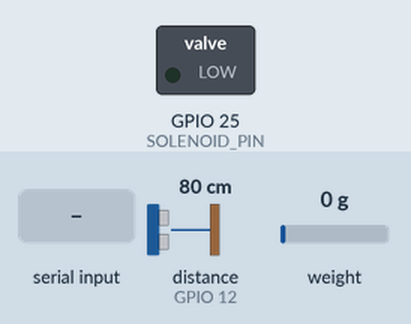
Simulated run of this sketch. Board: ESP32. Shown: switched loads named in the sketch (green lamp = pin HIGH). Wiring (inferred from the names in the program): ultrasonic range finder: trigger GPIO 13; echo GPIO 12. The inputs (shaded band) are chosen by the test bench; at power-on: distance to the obstacle (sensor on GPIO 12) 80 cm, weight on the scale 0 g. The echo pulse lasts 58.3 µs per cm; pins used as bus, display or sensor lines are not drawn; what the sketch prints to the serial monitor is not drawn.

Above: at 3.2 s.
3.3 s: "DISPENSE:\n" received over the second serial link
At 4.7 s:
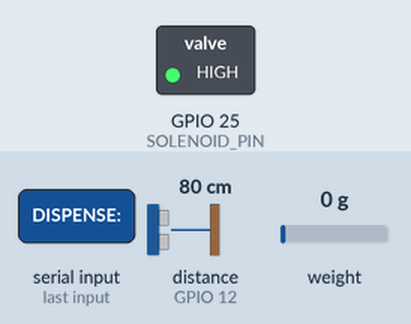
6.3 s: "DISPENSE:90\n" received over the second serial link
At 8.2 s:
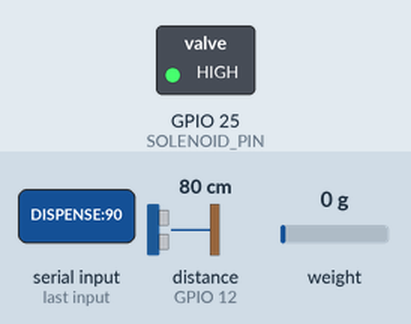
8.8 s: "STOP\n" received over the second serial link
At 9.5 s:
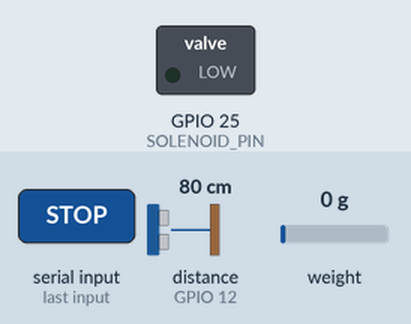
Timing chart, 0 to 11.8 s (numbered marks = the images above; inputs shaded):
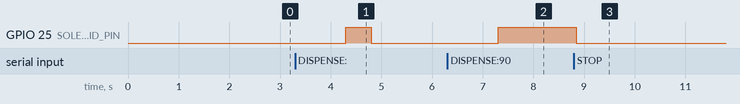

Measured:
- after the input at 3.3 s, GPIO 25 (SOLENOID_PIN): LOW → HIGH after 1.0 s, → LOW 0.50 s later
- after the input at 6.3 s, GPIO 25 (SOLENOID_PIN): LOW → HIGH after 1.0 s
- after the input at 8.8 s, GPIO 25 (SOLENOID_PIN): HIGH → LOW after 0.05 s

The sketch:

ration_kiosk_esp32.ino
```cpp
// ============================================================
//  SMART RATION KIOSK — ESP32 FIRMWARE
//  File: ration_kiosk_esp32.ino
//  IDE: Arduino IDE 2.x
//  Board: ESP32 Dev Module
// ============================================================

#include <SPI.h>
#include <MFRC522.h>
#include <Adafruit_Fingerprint.h>
#include <HX711.h>

// ── Pin Definitions ─────────────────────────────────────────
#define RFID_SS_PIN   5
#define RFID_RST_PIN  22

#define FP_TX_PIN     16
#define FP_RX_PIN     17

#define HX711_DT_PIN  4
#define HX711_SCK_PIN 2

#define ULTRASONIC_TRIG 13
#define ULTRASONIC_ECHO 12

#define DFPLAYER_RX   26
#define DFPLAYER_TX   27

#define STEPPER_STEP  14
#define STEPPER_DIR   15
#define STEPPER_EN    33

#define SOLENOID_PIN  25

// ── UART with Pi (GPIO21=TX, GPIO32=RX) ─────────────────────
#define PI_UART_TX    21
#define PI_UART_RX    32
HardwareSerial PiSerial(1);

// ── Fingerprint UART ─────────────────────────────────────────
HardwareSerial fpSerial(2);
Adafruit_Fingerprint finger = Adafruit_Fingerprint(&fpSerial);

// ── RFID ────────────────────────────────────────────────────
MFRC522 rfid(RFID_SS_PIN, RFID_RST_PIN);

// ── Load Cell ───────────────────────────────────────────────
HX711 scale;

// ── State ───────────────────────────────────────────────────
float targetWeight   = 0.0;
bool  dispensing     = false;
bool  stepperRunning = false;
String currentUID    = "";

// ── Calibration factor (calibrate once) ─────────────────────
float CALIBRATION_FACTOR = 2280.0;

// ============================================================
void setup() {
  Serial.begin(115200);
  PiSerial.begin(115200, SERIAL_8N1, PI_UART_RX, PI_UART_TX);

  // RFID
  SPI.begin();
  rfid.PCD_Init();

  // Fingerprint
  fpSerial.begin(57600, SERIAL_8N1, FP_TX_PIN, FP_RX_PIN);
  finger.begin(57600);

  // Load Cell
  scale.begin(HX711_DT_PIN, HX711_SCK_PIN);
  scale.set_scale(CALIBRATION_FACTOR);
  scale.tare();

  // Ultrasonic
  pinMode(ULTRASONIC_TRIG, OUTPUT);
  pinMode(ULTRASONIC_ECHO, INPUT);

  // Stepper
  pinMode(STEPPER_STEP, OUTPUT);
  pinMode(STEPPER_DIR,  OUTPUT);
  pinMode(STEPPER_EN,   OUTPUT);
  digitalWrite(STEPPER_EN, HIGH); // disabled by default

  // Solenoid
  pinMode(SOLENOID_PIN, OUTPUT);
  digitalWrite(SOLENOID_PIN, LOW);

  Serial.println("ESP32 Ready");
  PiSerial.println("ESP32_READY");
}

// ============================================================
void loop() {
  handlePiCommands();
  if (dispensing) runDispenser();
  checkStock();
  delay(10);
}

// ── Pi Command Handler ───────────────────────────────────────
void handlePiCommands() {
  if (!PiSerial.available()) return;
  String cmd = PiSerial.readStringUntil('\n');
  cmd.trim();

  if (cmd == "SCAN_RFID") {
    scanRFID();
  } else if (cmd == "SCAN_FINGER") {
    scanFingerprint();
  } else if (cmd.startsWith("DISPENSE:")) {
    targetWeight = cmd.substring(9).toFloat();
    startDispensing();
  } else if (cmd == "STOP") {
    stopDispensing();
  } else if (cmd == "TARE") {
    scale.tare();
    PiSerial.println("TARE_DONE");
  } else if (cmd == "WEIGHT?") {
    float w = scale.get_units(3);
    PiSerial.println("WEIGHT:" + String(w, 2));
  }
}

// ── RFID ────────────────────────────────────────────────────
void scanRFID() {
  PiSerial.println("RFID_SCANNING");
  unsigned long start = millis();
  while (millis() - start < 10000) { // 10 second timeout
    if (!rfid.PICC_IsNewCardPresent() || !rfid.PICC_ReadCardSerial()) {
      delay(50);
      continue;
    }
    currentUID = "";
    for (byte i = 0; i < rfid.uid.size; i++) {
      if (rfid.uid.uidByte[i] < 0x10) currentUID += "0";
      currentUID += String(rfid.uid.uidByte[i], HEX);
    }
    currentUID.toUpperCase();
    rfid.PICC_HaltA();
    PiSerial.println("RFID:" + currentUID);
    return;
  }
  PiSerial.println("RFID_TIMEOUT");
}

// ── Fingerprint ──────────────────────────────────────────────
void scanFingerprint() {
  PiSerial.println("FP_SCANNING");
  int id = getFingerprintID();
  if (id > 0) {
    PiSerial.println("FP_MATCH:" + String(id));
  } else if (id == -2) {
    PiSerial.println("FP_NO_MATCH");
  } else {
    PiSerial.println("FP_TIMEOUT");
  }
}

int getFingerprintID() {
  unsigned long start = millis();
  while (millis() - start < 10000) {
    int p = finger.getImage();
    if (p == FINGERPRINT_OK) {
      p = finger.image2Tz();
      if (p == FINGERPRINT_OK) {
        p = finger.fingerFastSearch();
        if (p == FINGERPRINT_OK) return finger.fingerID;
        return -2; // no match
      }
    }
    delay(100);
  }
  return -1; // timeout
}

// ── Dispenser ────────────────────────────────────────────────
void startDispensing() {
  scale.tare();
  digitalWrite(SOLENOID_PIN, HIGH);
  digitalWrite(STEPPER_EN, LOW);
  digitalWrite(STEPPER_DIR, HIGH);
  dispensing = true;
  PiSerial.println("DISPENSE_START");
}

void stopDispensing() {
  dispensing = false;
  digitalWrite(SOLENOID_PIN, LOW);
  digitalWrite(STEPPER_EN, HIGH);
  PiSerial.println("DISPENSE_STOP");
}

void runDispenser() {
  float currentWeight = scale.get_units(5);
  PiSerial.println("WEIGHT:" + String(currentWeight, 2));

  if (currentWeight >= targetWeight) {
    stopDispensing();
    PiSerial.println("DISPENSE_DONE:" + String(currentWeight, 2));
    return;
  }

  // Step motor one pulse
  digitalWrite(STEPPER_STEP, HIGH);
  delayMicroseconds(800);
  digitalWrite(STEPPER_STEP, LOW);
  delayMicroseconds(800);
}

// ── Stock Monitor ────────────────────────────────────────────
void checkStock() {
  static unsigned long lastCheck = 0;
  if (millis() - lastCheck < 5000) return;
  lastCheck = millis();

  float dist = getUltrasonicDistance();
  PiSerial.println("STOCK:" + String(dist, 1));

  if (dist > 25.0) { // hopper getting low (adjust per your hopper size)
    PiSerial.println("STOCK_LOW:" + String(dist, 1));
  }
}

float getUltrasonicDistance() {
  digitalWrite(ULTRASONIC_TRIG, LOW);
  delayMicroseconds(2);
  digitalWrite(ULTRASONIC_TRIG, HIGH);
  delayMicroseconds(10);
  digitalWrite(ULTRASONIC_TRIG, LOW);
  long dur = pulseIn(ULTRASONIC_ECHO, HIGH, 30000);
  return (dur * 0.034) / 2.0;
}
```
